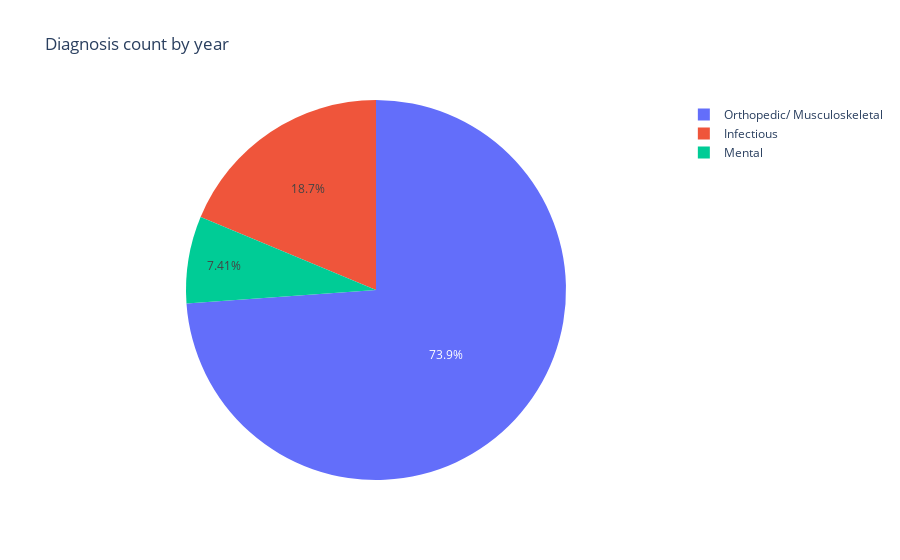

Notebook code cell kept with this figure:
### Markdown cell above
#### Visualize diagnosis data

### Code cell
fig = px.pie(diagnosis_count_by_year,values = 'Diagnosis Count', names='Diagnosis Category',title = "Diagnosis count by year")

fig.update_traces(textposition ='inside',textinfo = 'percent',hovertemplate ='Year:%{customdata}')

fig.update_traces(customdata=diagnosis_count_by_year['Report Year'])
fig.show()

### Figure 1 — Plotly figure (JSON) as saved in the notebook; plotly's stock layout.template omitted (floating-point values rounded to 4 significant figures)
{"data": [{"customdata": [2001, 2002, 2003, 2004, 2005, 2006, 2007, 2008, 2009, 2010, 2011, 2012, 2013, 2014, 2015, 2016], "domain": {"x": [0, 1], "y": [0, 1]}, "hovertemplate": "Year:%{customdata}", "labels": ["Orthopedic/ Musculoskeletal", "Orthopedic/ Musculoskeletal", "Orthopedic/ Musculoskeletal", "Orthopedic/ Musculoskeletal", "Orthopedic/ Musculoskeletal", "Orthopedic/ Musculoskeletal", "Orthopedic/ Musculoskeletal", "Orthopedic/ Musculoskeletal", "Orthopedic/ Musculoskeletal", "Orthopedic/ Musculoskeletal", "Orthopedic/ Musculoskeletal", "Orthopedic/ Musculoskeletal", "Orthopedic/ Musculoskeletal", "Mental", "Infectious", "Infectious"], "legendgroup": "", "name": "", "showlegend": true, "textinfo": "percent", "textposition": "inside", "type": "pie", "values": [122, 123, 130, 118, 192, 213, 269, 291, 294, 252, 248, 218, 233, 271, 441, 244]}], "layout": {"legend": {"tracegroupgap": 0}, "title": {"text": "Diagnosis count by year"}}}
